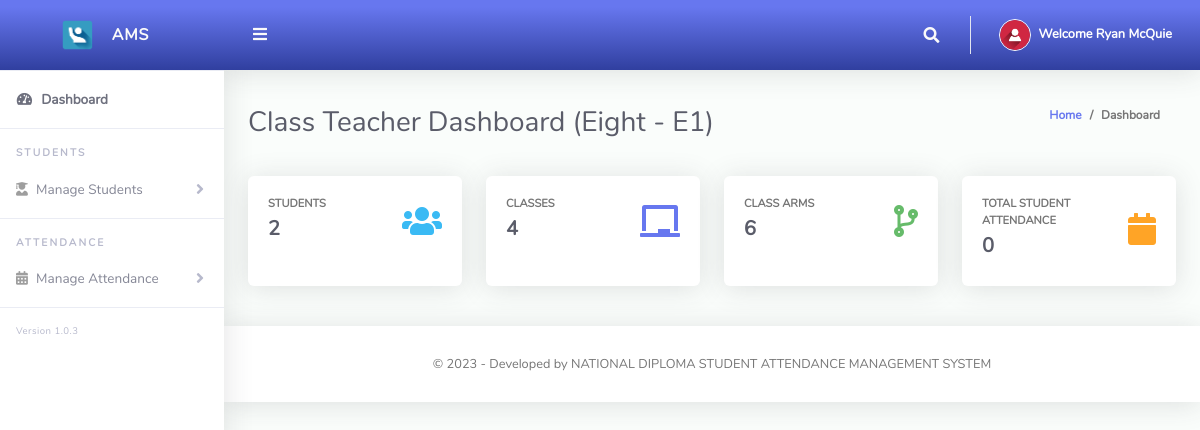
The app's page /ClassTeacher/index.php (signed in) with its own data.
### tables this page shows
CREATE TABLE `tblclassteacher` (
  `Id` int(10) NOT NULL,
  `firstName` varchar(255) NOT NULL,
  `lastName` varchar(255) NOT NULL,
  `emailAddress` varchar(255) NOT NULL,
  `password` varchar(255) NOT NULL,
  `phoneNo` varchar(50) NOT NULL,
  `classId` varchar(10) NOT NULL,
  `classArmId` varchar(10) NOT NULL,
  `dateCreated` varchar(50) NOT NULL
);

CREATE TABLE `tblclassarms` (
  `Id` int(10) NOT NULL,
  `classId` varchar(10) NOT NULL,
  `classArmName` varchar(255) NOT NULL,
  `isAssigned` varchar(10) NOT NULL
);

CREATE TABLE `tblclass` (
  `Id` int(10) NOT NULL,
  `className` varchar(255) NOT NULL
);

### ClassTeacher/index.php (the view, shortened to what this page needs)
<?php
include '../Includes/dbcon.php';
    $query = "SELECT tblclass.className,tblclassarms.classArmName
    FROM tblclassteacher
    INNER JOIN tblclass ON tblclass.Id = tblclassteacher.classId
    INNER JOIN tblclassarms ON tblclassarms.Id = tblclassteacher.classArmId
    Where tblclassteacher.Id = '$_SESSION[userId]'";
    $rs = $conn->query($query);
    $rrw = $rs->fetch_assoc();
?>
<!DOCTYPE html>
<html lang="en">
<head>
  <link href="../vendor/fontawesome-free/css/all.min.css" rel="stylesheet" type="text/css">
  <link href="../vendor/bootstrap/css/bootstrap.min.css" rel="stylesheet" type="text/css">
  <link href="css/ruang-admin.min.css" rel="stylesheet">
</head>
<body id="page-top">
  <div id="wrapper">
   <?php include "Includes/sidebar.php";?>
    <div id="content-wrapper" class="d-flex flex-column">
      <div id="content">
           <?php include "Includes/topbar.php";?>
        <div class="container-fluid" id="container-wrapper">
          <div class="d-sm-flex align-items-center justify-content-between mb-4">
            <h1 class="h3 mb-0 text-gray-800">Class Teacher Dashboard (<?php echo $rrw['className'].' - '.$rrw['classArmName'];?>)</h1>
            <ol class="breadcrumb">
              <li class="breadcrumb-item"><a href="./">Home</a></li>
              <li class="breadcrumb-item active" aria-current="page">Dashboard</li>
            </ol>
          </div>
          <div class="row mb-3">
          <?php
$query1=mysqli_query($conn,"SELECT * from tblstudents where classId = '$_SESSION[classId]' and classArmId = '$_SESSION[classArmId]'");
$students = mysqli_num_rows($query1);
?>
            <div class="col-xl-3 col-md-6 mb-4">
              <div class="card h-100">
                <div class="card-body">
                  <div class="row no-gutters align-items-center">
                    <div class="col mr-2">
                      <div class="text-xs font-weight-bold text-uppercase mb-1">Students</div>
                      <div class="h5 mb-0 mr-3 font-weight-bold text-gray-800"><?php echo $students;?></div>
                    </div>
                    <div class="col-auto">
                      <i class="fas fa-users fa-2x text-info"></i>
                    </div>
                  </div>
                </div>
              </div>
            </div>
             <?php
$query1=mysqli_query($conn,"SELECT * from tblclass");
$class = mysqli_num_rows($query1);
?>
            <div class="col-xl-3 col-md-6 mb-4">
              <div class="card h-100">
                <div class="card-body">
                  <div class="row align-items-center">
                    <div class="col mr-2">
                      <div class="text-xs font-weight-bold text-uppercase mb-1">Classes</div>
                      <div class="h5 mb-0 font-weight-bold text-gray-800"><?php echo $class;?></div>
                    </div>
                    <div class="col-auto">
                      <i class="fas fa-chalkboard fa-2x text-primary"></i>
                    </div>
                  </div>
                </div>
              </div>
            </div>
             <?php
$query1=mysqli_query($conn,"SELECT * from tblclassarms");
$classArms = mysqli_num_rows($query1);
?>
            <div class="col-xl-3 col-md-6 mb-4">
              <div class="card h-100">
                <div class="card-body">
                  <div class="row no-gutters align-items-center">
                    <div class="col mr-2">
                      <div class="text-xs font-weight-bold text-uppercase mb-1">Class Arms</div>
                      <div class="h5 mb-0 font-weight-bold text-gray-800"><?php echo $classArms;?></div>
                    </div>
                    <div class="col-auto">
                      <i class="fas fa-code-branch fa-2x text-success"></i>
                    </div>
                  </div>
                </div>
              </div>
            </div>
            <?php
$query1=mysqli_query($conn,"SELECT * from tblattendance where classId = '$_SESSION[classId]' and classArmId = '$_SESSION[classArmId]'");
$totAttendance = mysqli_num_rows($query1);
?>
            <div class="col-xl-3 col-md-6 mb-4">
              <div class="card h-100">
                <div class="card-body">
                  <div class="row no-gutters align-items-center">
                    <div class="col mr-2">
                      <div class="text-xs font-weight-bold text-uppercase mb-1">Total Student Attendance</div>
                      <div class="h5 mb-0 font-weight-bold text-gray-800"><?php echo $totAttendance;?></div>
                    </div>
                    <div class="col-auto">
                      <i class="fas fa-calendar fa-2x text-warning"></i>
                    </div>
                  </div>
                </div>
              </div>
            </div>
        </div>
      </div>
      <?php include 'includes/footer.php';?>
    </div>
  </div>
</body>
</html>

### ClassTeacher/Includes/topbar.php (shortened to what this page needs)
<?php
  $query = "SELECT * FROM tblclassteacher WHERE Id = ".$_SESSION['userId']."";
  $rs = $conn->query($query);
  $rows = $rs->fetch_assoc();
  $fullName = $rows['firstName']." ".$rows['lastName'];;
?>
<nav class="navbar navbar-expand navbar-light bg-gradient-primary topbar mb-4 static-top">
          <button id="sidebarToggleTop" class="btn btn-link rounded-circle mr-3">
            <i class="fa fa-bars"></i>
          </button>
          <ul class="navbar-nav ml-auto">
            <li class="nav-item dropdown no-arrow">
              <a class="nav-link dropdown-toggle" href="#" id="searchDropdown" role="button" data-toggle="dropdown"
                aria-haspopup="true" aria-expanded="false">
                <i class="fas fa-search fa-fw"></i>
              </a>
            </li>
            <li class="nav-item dropdown no-arrow">
              <a class="nav-link dropdown-toggle" href="#" id="userDropdown" role="button" data-toggle="dropdown"
                aria-haspopup="true" aria-expanded="false">
                <img class="img-profile rounded-circle" src="img/user-icn.png" style="max-width: 60px">
                <span class="ml-2 d-none d-lg-inline text-white small"><b>Welcome <?php echo $fullName;?></b></span>
              </a>
            </li>
          </ul>
        </nav>

### records on screen
tblclassteacher: fullName "Ryan McQuie"
tblclassarms: classId.className "Eight", classArmName "E1"

### other values on screen
$students "2"
$class "4"
$classArms "6"
$totAttendance "0"
